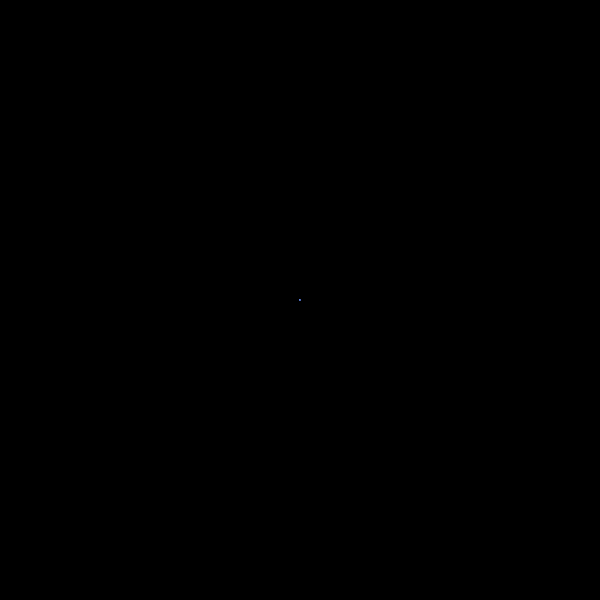
Frame 1 (no input)
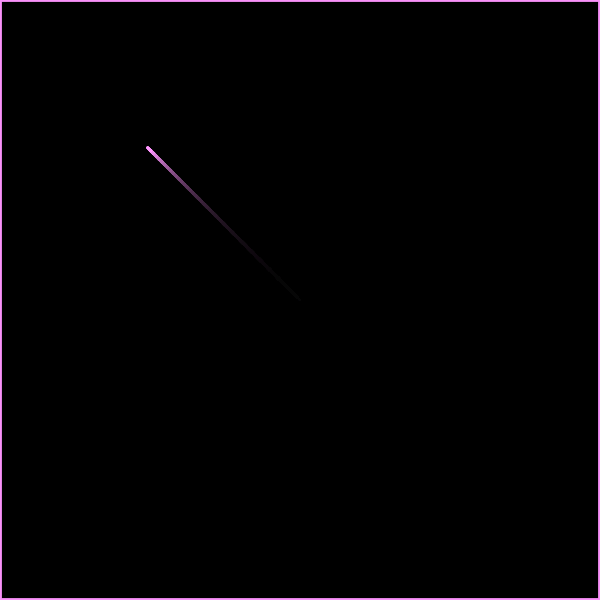
Frame 60 (no input)
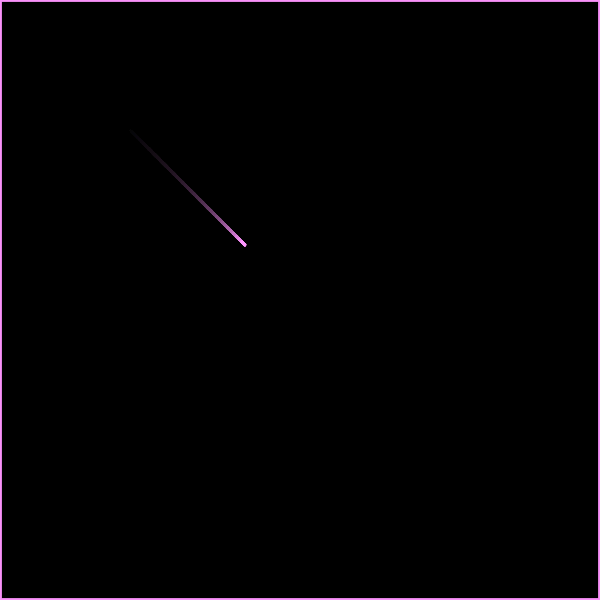
Frame 120 (the mouse pressed at the canvas centre since frame 60)

The p5.js sketch that drew these frames (run headless with seeded random() and noise() and a simulated clock; from frame 60 on, the mouse is pressed at the canvas centre):

// p5.js sketch
// ── sketch.js
// Animated Particle Drawing Machine
// Particles follow mouse and leave trails based on velocity

let particles = [];
let numParticles = 5;

function setup() {
    createCanvas(600, 600);
    background(0);
    
    // Create particles
    for (let i = 0; i < numParticles; i++) {
        particles.push(new Particle(width/2, height/2));
    }
}

function draw() {
    // Fade effect
    fill(0, 20);
    rect(0, 0, width, height);
    
    // Update and draw particles
    for (let p of particles) {
        p.follow(mouseX, mouseY);
        p.update();
        p.display();
    }
}

class Particle {
    constructor(x, y) {
        this.pos = createVector(x, y);
        this.vel = createVector(0, 0);
        this.acc = createVector(0, 0);
        this.maxSpeed = 4;
        this.prevPos = this.pos.copy();
    }
    
    follow(targetX, targetY) {
        let target = createVector(targetX, targetY);
        let desired = p5.Vector.sub(target, this.pos);
        desired.setMag(this.maxSpeed);
        let steer = p5.Vector.sub(desired, this.vel);
        steer.limit(0.3);
        this.acc.add(steer);
    }
    
    update() {
        this.prevPos = this.pos.copy();
        this.vel.add(this.acc);
        this.vel.limit(this.maxSpeed);
        this.pos.add(this.vel);
        this.acc.mult(0);
    }
    
    display() {
        let speed = this.vel.mag();
        let col = map(speed, 0, this.maxSpeed, 100, 255);
        
        stroke(col, 150, 255, 200);
        strokeWeight(map(speed, 0, this.maxSpeed, 1, 3));
        line(this.prevPos.x, this.prevPos.y, this.pos.x, this.pos.y);
    }
}

// Click to clear
function mousePressed() {
    background(0);
}


// ── embed.html
<!DOCTYPE html>

<head>
    <title>Animated Particle Drawing Machine</title>
    <script src="../../lib/p5.min.js"></script>
    <script src="sketch.js"></script>

    <style>
        body {
            margin: 0;
            padding: 0;
            overflow: hidden;
            background: #000;
        }

        canvas {
            margin: auto;
            display: block;
        }
    </style>

</head>

<body>

</body>

</html>
